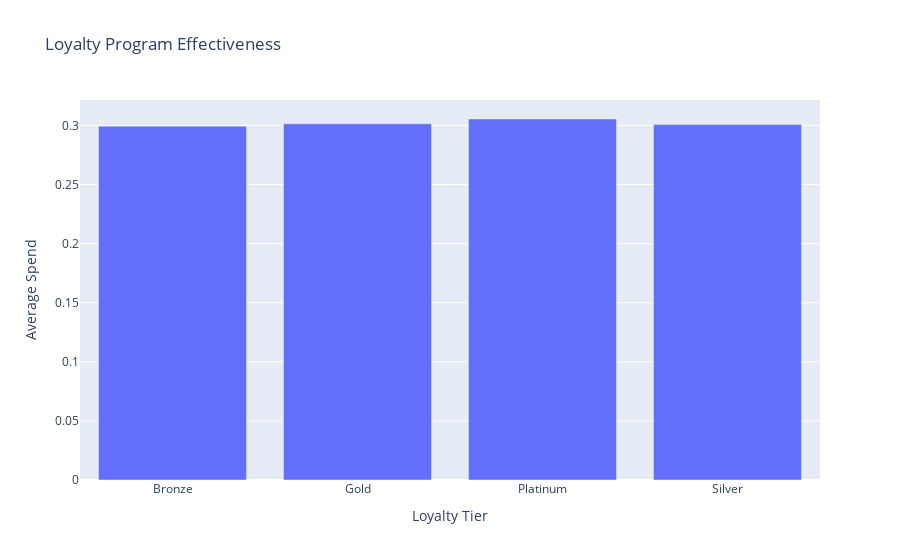

Source (notebook cell):
### Code cell
try:
    # 7. Loyalty Program Effectiveness
    loyalty_spending = df.groupby('customer_loyalty_level')['total_sales'].mean().reset_index()
    fig8 = px.bar(loyalty_spending, x='customer_loyalty_level', y='total_sales', title='Loyalty Program Effectiveness', labels={'total_sales': 'Average Spend', 'customer_loyalty_level': 'Loyalty Tier'})
    fig8.show()
except Exception as e:
    print(f"Error encountered: {e}")

### Figure 1 — Plotly figure (JSON) as saved in the notebook; plotly's stock layout.template omitted (floating-point values rounded to 4 significant figures)
{"data": [{"alignmentgroup": "True", "hovertemplate": "Loyalty Tier=%{x}<br>Average Spend=%{y}<extra></extra>", "legendgroup": "", "marker": {"color": "#636efa", "pattern": {"shape": ""}}, "name": "", "offsetgroup": "", "orientation": "v", "showlegend": false, "textposition": "auto", "type": "bar", "x": ["Bronze", "Gold", "Platinum", "Silver"], "xaxis": "x", "y": [0.2994, 0.3014, 0.3055, 0.3008], "yaxis": "y"}], "layout": {"autosize": true, "barmode": "relative", "legend": {"tracegroupgap": 0}, "title": {"text": "Loyalty Program Effectiveness"}, "xaxis": {"anchor": "y", "autorange": true, "domain": [0, 1], "range": [-0.5, 3.5], "title": {"text": "Loyalty Tier"}, "type": "category"}, "yaxis": {"anchor": "x", "autorange": true, "domain": [0, 1], "range": [0, 0.3215], "title": {"text": "Average Spend"}, "type": "linear"}}}
